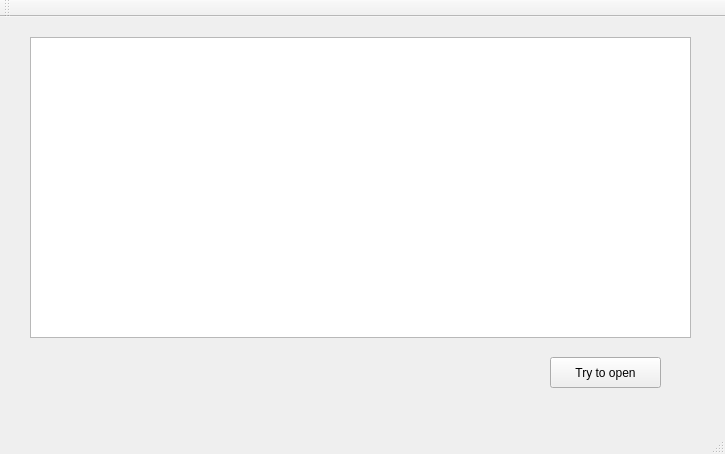
<?xml version="1.0" encoding="UTF-8"?>
<ui version="4.0">
 <class>MainWindow</class>
 <widget class="QMainWindow" name="MainWindow">
  <property name="geometry">
   <rect>
    <x>0</x>
    <y>0</y>
    <width>725</width>
    <height>454</height>
   </rect>
  </property>
  <property name="windowTitle">
   <string>MainWindow</string>
  </property>
  <widget class="QWidget" name="centralWidget">
   <widget class="QTextEdit" name="txtMain">
    <property name="geometry">
     <rect>
      <x>30</x>
      <y>20</y>
      <width>661</width>
      <height>301</height>
     </rect>
    </property>
   </widget>
   <widget class="QPushButton" name="btnOpenFile">
    <property name="geometry">
     <rect>
      <x>550</x>
      <y>340</y>
      <width>111</width>
      <height>31</height>
     </rect>
    </property>
    <property name="text">
     <string>Try to open</string>
    </property>
   </widget>
  </widget>
  <widget class="QMenuBar" name="menuBar">
   <property name="geometry">
    <rect>
     <x>0</x>
     <y>0</y>
     <width>725</width>
     <height>23</height>
    </rect>
   </property>
  </widget>
  <widget class="QToolBar" name="mainToolBar">
   <attribute name="toolBarArea">
    <enum>TopToolBarArea</enum>
   </attribute>
   <attribute name="toolBarBreak">
    <bool>false</bool>
   </attribute>
  </widget>
  <widget class="QStatusBar" name="statusBar"/>
 </widget>
 <layoutdefault spacing="6" margin="11"/>
 <resources/>
 <connections/>
</ui>
